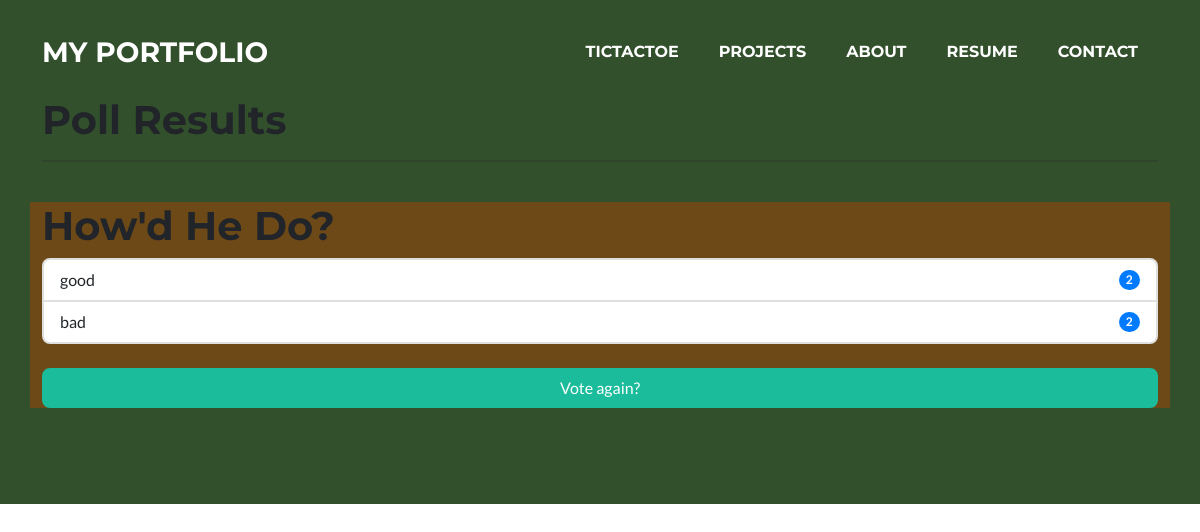
The page /polls/2/results/ on the database as committed earlier.
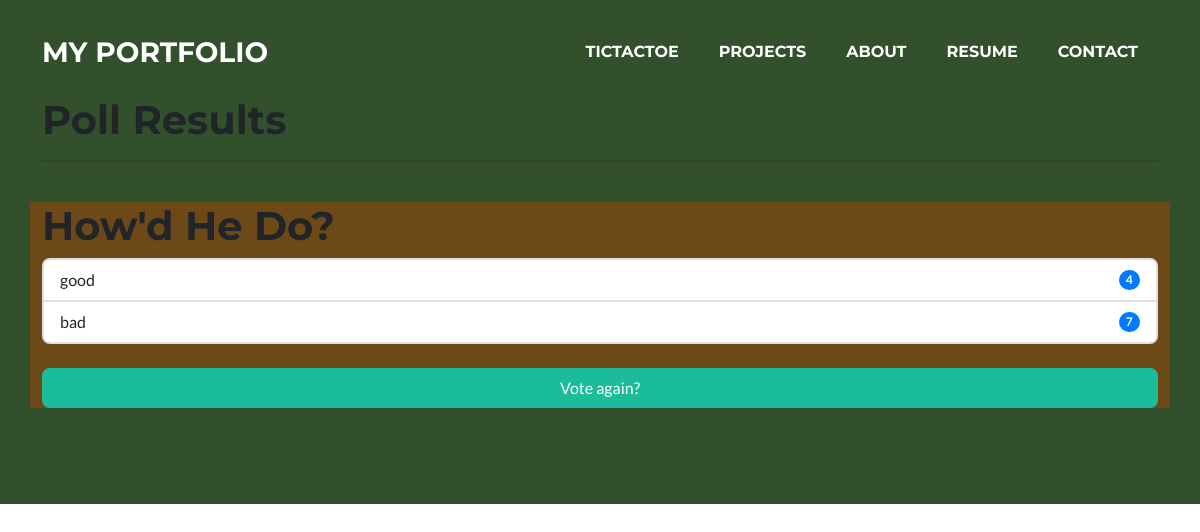
The same page on the database as committed later.
### polls/models.py (models this page shows, shortened)
class Question(models.Model):
    question_text = models.CharField(max_length=200)
    pub_date = models.DateTimeField('date published')

class Choice(models.Model):
    question = models.ForeignKey(Question, on_delete=models.CASCADE)
    choice_text = models.CharField(max_length=200)
    votes = models.IntegerField(default=0)

### polls/views.py (the view)
# urls.py: path('<int:pk>/results/', views.ResultsView.as_view(), name='results'),
class ResultsView(generic.DetailView):
    model = Question
    template_name = 'polls/results.html'

### polls/templates/polls/results.html
{% extends 'base.html' %}
{% block content %}
<section class="page-section polls-results bg-secondary" id="polls-results">
    <div class="container">
        <div class="row">
            <div class="col-md-12">
                <h1>Poll Results</h1>
                <hr />
                <br />
            </div>
        </div>
        <div class="row">
            <div class="col-md-12 bg-primary">
                <h1>{{ question.question_text }}</h1>
                <ul class="list-group">
                    {% for choice in question.choice_set.all %}
                    <li class="list-group-item d-flex justify-content-between align-items-center">
                        {{ choice.choice_text }}
                        <span class="badge badge-primary badge-pill">{{ choice.votes }}</span>
                    </li>
                    {% endfor %}
                </ul>
                <br />
                <a href="{% url 'polls:detail' question.id %}"><button class="btn btn-primary">Vote again?</button></a>
            </div>
        </div>
    </div>
</section>
{% endblock %}

### templates/base.html (shortened to what this page needs)
{% load static %}
<!doctype html>
<html>
<head>
    <link href="{% static 'css/styles.css' %}" rel="stylesheet" />
</head>
<body>
    <nav class="navbar navbar-expand-lg bg-secondary text-uppercase fixed-top" id="mainNav">
        <div class="container">
            <a class="navbar-brand" href="{% url 'pages:index' %}">My Portfolio</a>
            <div class="collapse navbar-collapse" id="navbarResponsive">
                <ul class="navbar-nav ms-auto">
                    <li class="nav-item mx-0 mx-lg-1"><a class="nav-link py-3 px-0 px-lg-3 rounded" href="{% url 'tictactoe:index' %}">TicTacToe</a></li>
                    <li class="nav-item mx-0 mx-lg-1"><a class="nav-link py-3 px-0 px-lg-3 rounded" href="{% url 'pages:index' %}#projects">Projects</a></li>
                    <li class="nav-item mx-0 mx-lg-1"><a class="nav-link py-3 px-0 px-lg-3 rounded" href="{% url 'pages:index' %}#about">About</a></li>
                    <li class="nav-item mx-0 mx-lg-1"><a class="nav-link py-3 px-0 px-lg-3 rounded" href="{% url 'pages:index' %}#resume">Resume</a></li>
                    <li class="nav-item mx-0 mx-lg-1"><a class="nav-link py-3 px-0 px-lg-3 rounded" href="{% url 'pages:index' %}#contact">Contact</a></li>
                </ul>
            </div>
        </div>
    </nav>
    {% block content %}
    {% endblock %}
</body>
</html>

Rows that differ between the two databases and show on the page:
changed Choice "good": votes "2" → "4"
changed Choice "bad": votes "2" → "7"
